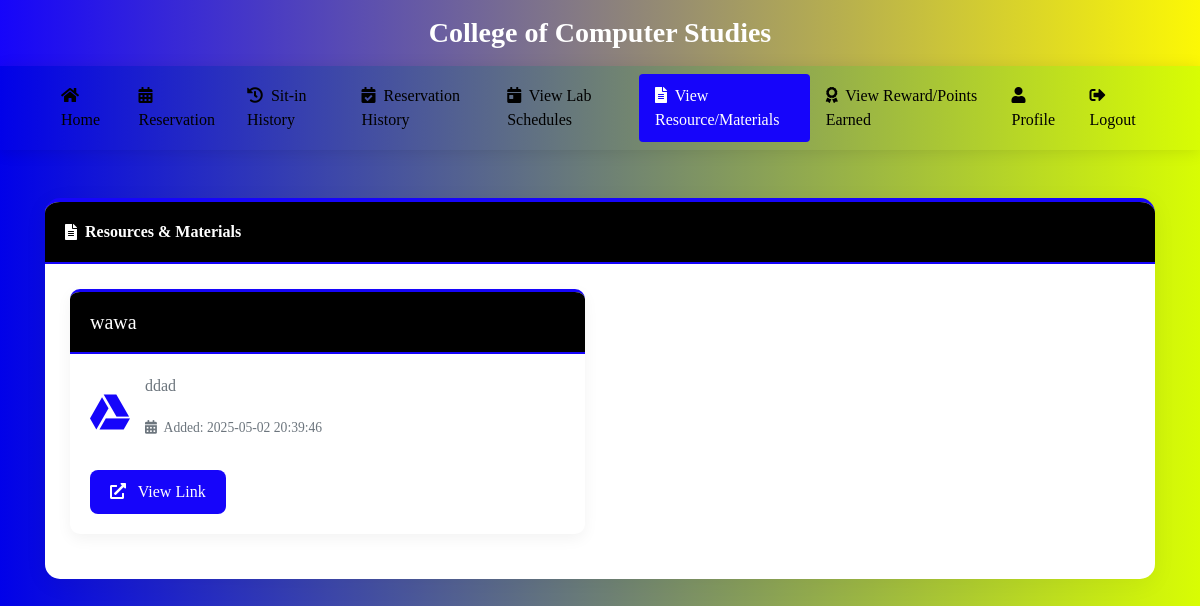
Before: /view_resources (signed in) with the older database file.
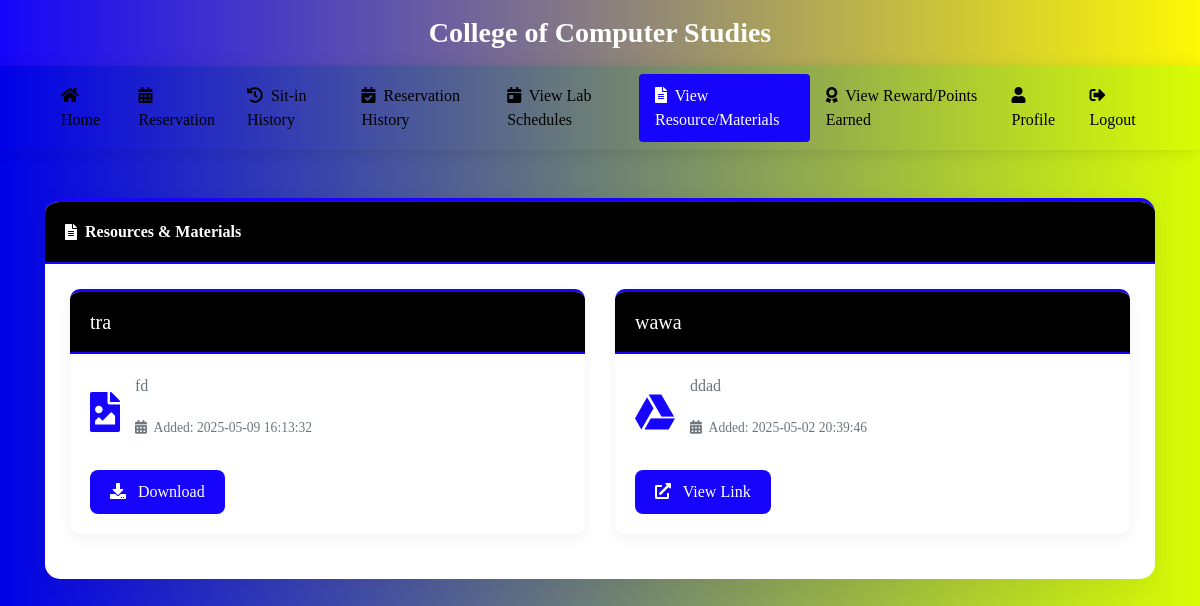
After: the same page with the newer database file.
### tables this page shows
CREATE TABLE resources (
                id INTEGER PRIMARY KEY AUTOINCREMENT,
                title TEXT NOT NULL,
                description TEXT NOT NULL,
                file_path TEXT NOT NULL,
                created_at TEXT NOT NULL
            , resource_type TEXT DEFAULT 'file');

### app.py (the view)
@app.route('/view_resources')
def view_resources():
    if 'user_id' not in session:
        return redirect(url_for('login'))
    try:
        conn = get_db_connection()
        cursor = conn.cursor()
        cursor.execute('''
            SELECT name FROM sqlite_master
            WHERE type='table' AND name='resources'
        ''')
        if cursor.fetchone() is None:
            resources = []
        else:
            cursor.execute('''
                SELECT id, title, description, file_path, resource_type, created_at
                FROM resources
                ORDER BY created_at DESC
            ''')
            resources = cursor.fetchall()
        conn.close()
        return render_template('view_resources.html', resources=resources)
    except Exception as e:
        print(f"Error fetching resources: {e}")
        return render_template('view_resources.html', resources=[], error=str(e))

### app.py (called while the page is built, shortened)
def get_db_connection():
    conn = sqlite3.connect('students.db', timeout=30)
    conn.execute("PRAGMA journal_mode=WAL")  # Use Write-Ahead Logging
    conn.row_factory = sqlite3.Row
    try:
        cursor = conn.cursor()
        cursor.execute("PRAGMA table_info(users)")
        columns = [column[1] for column in cursor.fetchall()]
        cursor.execute("PRAGMA table_info(sitins)")
        sitins_columns = [column[1] for column in cursor.fetchall()]
    except Exception as e:
        print(f"Error in get_db_connection: {str(e)}")
    return conn

### templates/view_resources.html (shortened to what the changed rows need)
<!DOCTYPE html>
<html lang="en">
<head>
<link rel="stylesheet" href="https://stackpath.bootstrapcdn.com/bootstrap/4.5.2/css/bootstrap.min.css" />
<link rel="stylesheet" href="https://cdnjs.cloudflare.com/ajax/libs/font-awesome/5.15.3/css/all.min.css">
</head>
<body>
<div class="container py-5">
    <div class="card">
        <div class="card-body">
            {% if resources %}
                <div class="row">
                    {% for resource in resources %}
                        <div class="col-md-6">
                            <div class="resource-card">
                                <div class="card-header">
                                    <h5 class="mb-0">{{ resource.title }}</h5>
                                </div>
                                <div class="card-body">
                                    <div class="d-flex align-items-center mb-3">
                                        <div class="file-icon">
                                            {% if resource.resource_type == 'link' %}
                                                <i class="fab fa-google-drive"></i>
                                            {% elif '.pdf' in resource.file_path %}
                                                <i class="fas fa-file-pdf"></i>
                                            {% elif '.doc' in resource.file_path or '.docx' in resource.file_path %}
                                                <i class="fas fa-file-word"></i>
                                            {% elif '.ppt' in resource.file_path or '.pptx' in resource.file_path %}
                                                <i class="fas fa-file-powerpoint"></i>
                                            {% elif '.xls' in resource.file_path or '.xlsx' in resource.file_path %}
                                                <i class="fas fa-file-excel"></i>
                                            {% elif '.zip' in resource.file_path or '.rar' in resource.file_path %}
                                                <i class="fas fa-file-archive"></i>
                                            {% elif '.jpg' in resource.file_path or '.png' in resource.file_path or '.gif' in resource.file_path %}
                                                <i class="fas fa-file-image"></i>
                                            {% else %}
                                                <i class="fas fa-file"></i>
                                            {% endif %}
                                        </div>
                                        <div>
                                            <p class="description">{{ resource.description }}</p>
                                            <p class="metadata">
                                                <i class="fas fa-calendar-alt mr-1"></i> Added: {{ resource.created_at }}
                                            </p>
                                        </div>
                                    </div>
                                    {% if resource.resource_type == 'link' %}
                                    <a href="{{ url_for('download_resource', resource_id=resource.id) }}" class="btn btn-download" target="_blank">
                                        <i class="fas fa-external-link-alt mr-2"></i> View Link
                                    </a>
                                    {% else %}
                                    <a href="{{ url_for('download_resource', resource_id=resource.id) }}" class="btn btn-download">
                                        <i class="fas fa-download mr-2"></i> Download
                                    </a>
                                    {% endif %}
                                </div>
                            </div>
                        </div>
                    {% endfor %}
                </div>
            {% else %}
                <div class="text-center py-5">
                    <i class="fas fa-folder-open fa-4x mb-3 text-muted"></i>
                    <h5 class="text-muted">No resources available at this time</h5>
                    <p class="text-muted">Check back later for updates</p>
                </div>
            {% endif %}
        </div>
    </div>
</div>
</body>
</html>

Changed rows visible on the page:
added resources: title "tra", resource_type "file" (drawn), description "fd", created_at "2025-05-09 16:13:32"
